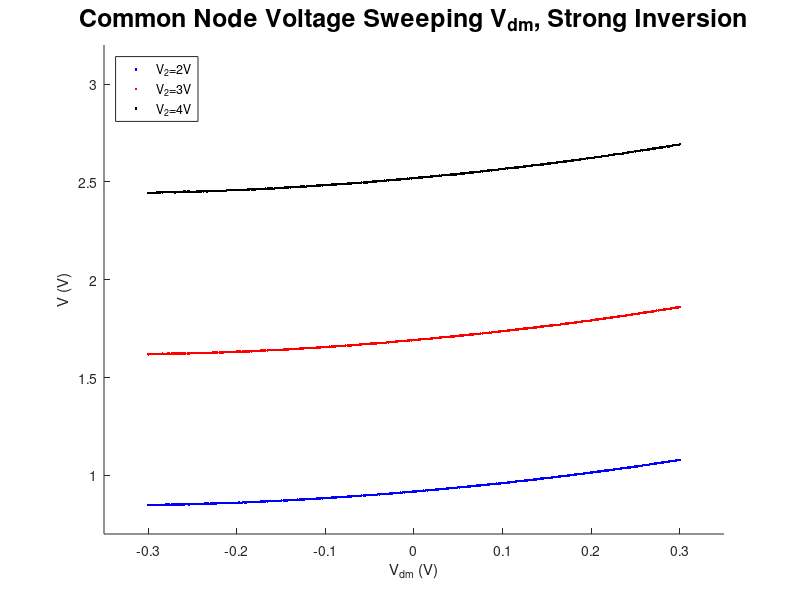
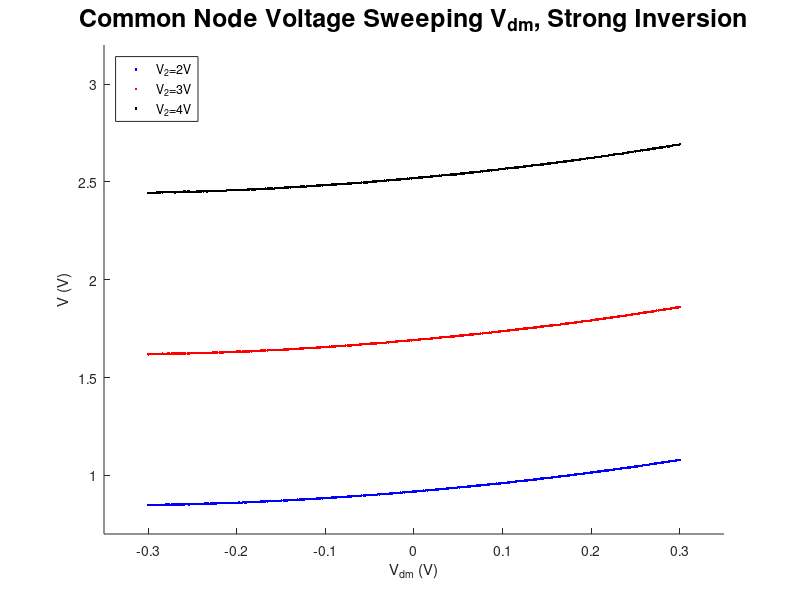

The MATLAB script that drew these images, in order:
clear all; clc; clf; hold on;

load V=2V_V_meas_strong
V_2V        = V;
V_diff_1    = V_src;

load V=3V_V_meas_strong
V_3V        = V;
V_diff_2    = V_src;

load V=4V_V_meas_strong
V_4V        = V;
V_diff_3    = V_src;

plot(V_diff_1, V_2V,'b.');
plot(V_diff_2, V_3V,'r.');
plot(V_diff_3, V_4V,'k.');

axis([-.35 .35 .7 3.2])
xlabel 'V_{dm} (V)'
ylabel 'V (V)'
title('Common Node Voltage Sweeping V_{dm}, Strong Inversion', 'fontsize',18)
legend('V_2=2V','V_2=3V','V_2=4V','location','northwest')

print '-depsc' plot_strong_v
saveas(gcf, 'plot_strong_v.png')